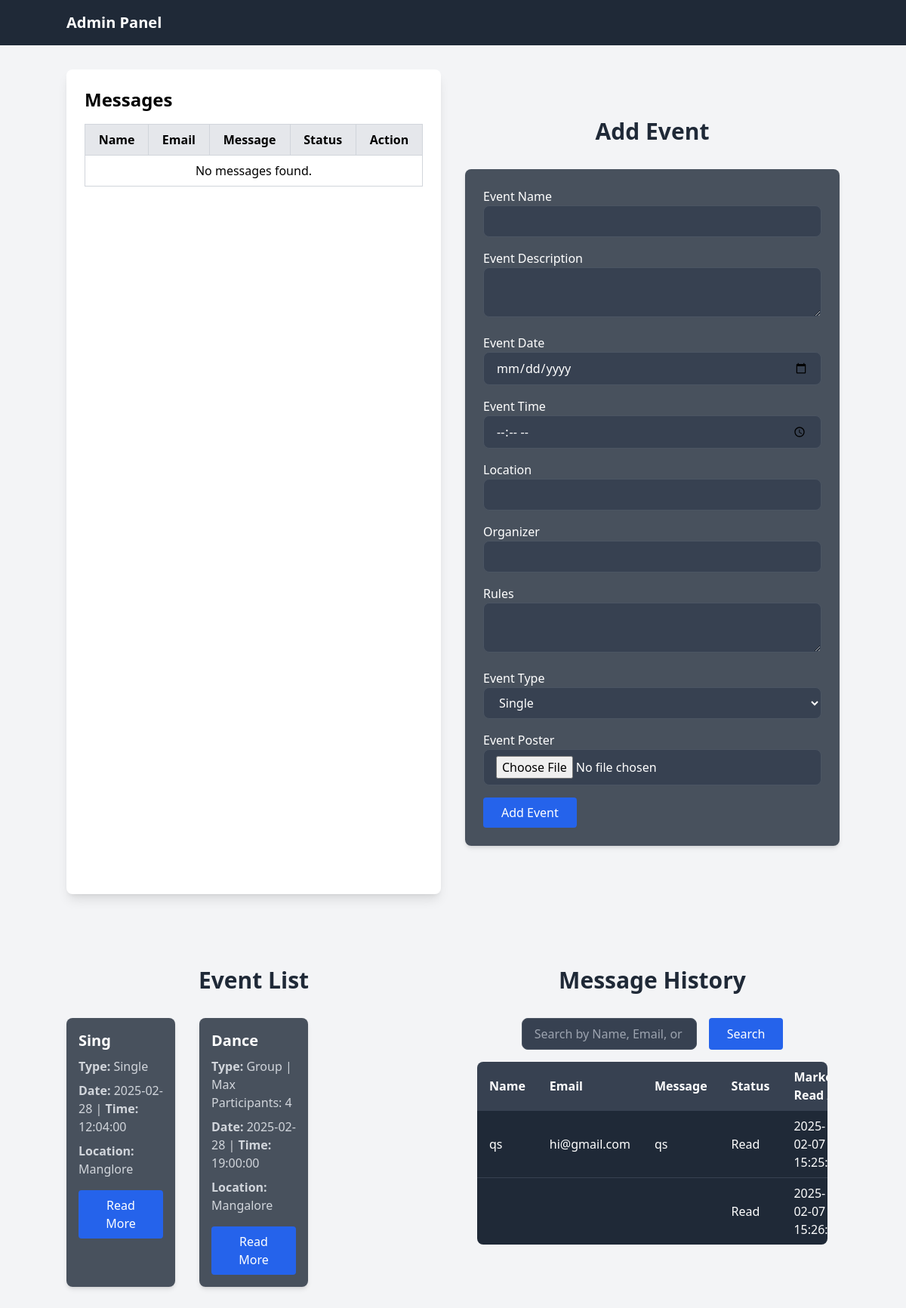
The app's page /admin/index.php with its own data.
### tables this page shows
CREATE TABLE `Events` (
  `EventID` int(11) NOT NULL,
  `EventName` varchar(150) NOT NULL,
  `EventDescription` text NOT NULL,
  `EventDate` date NOT NULL,
  `EventTime` time NOT NULL,
  `Location` varchar(255) DEFAULT NULL,
  `Organizer` varchar(100) DEFAULT NULL,
  `CreatedAt` timestamp NOT NULL DEFAULT current_timestamp(),
  `rules` text DEFAULT NULL,
  `EventType` enum('Single','Group') NOT NULL DEFAULT 'Single',
  `MaxParticipants` int(11) DEFAULT NULL
);

CREATE TABLE `history` (
  `id` int(11) NOT NULL,
  `name` varchar(255) NOT NULL,
  `email` varchar(255) NOT NULL,
  `message` text NOT NULL,
  `status` varchar(50) NOT NULL,
  `marked_read_at` timestamp NOT NULL DEFAULT current_timestamp()
);

### admin/index.php (the view, shortened to what this page needs)
<!DOCTYPE html>
<html lang="en">
<head>
    <script src="https://cdn.tailwindcss.com"></script>
</head>
<body class="bg-gray-100">
    <header class="bg-gray-800 text-white py-4">
        <div class="container mx-auto flex justify-between items-center">
            <h1 class="text-xl font-bold">Admin Panel</h1>
        </div>
    </header>
    <div class="container mx-auto py-8">
        <div class="grid grid-cols-1 lg:grid-cols-2 gap-8">
            <section class="bg-white rounded-lg shadow-lg p-6">
                <h2 class="text-2xl font-bold mb-4">Messages</h2>
                <div class="overflow-x-auto">
                    <table class="table-auto w-full border-collapse border border-gray-300">
                        <thead>
                            <tr class="bg-gray-200">
                                <th class="border border-gray-300 px-4 py-2">Name</th>
                                <th class="border border-gray-300 px-4 py-2">Email</th>
                                <th class="border border-gray-300 px-4 py-2">Message</th>
                                <th class="border border-gray-300 px-4 py-2">Status</th>
                                <th class="border border-gray-300 px-4 py-2">Action</th>
                            </tr>
                        </thead>
                        <tbody>
                            <?php
                            $con = Connect_Database();
                            $query = "SELECT id, name, email, message, status FROM contact_messages";
                            $result = mysqli_query($con, $query);
                            if ($result && mysqli_num_rows($result) > 0) {
                                while ($row = mysqli_fetch_assoc($result)) {
                                    echo "<tr>
                                            <td class='border border-gray-300 px-4 py-2'>" . htmlspecialchars($row['name']) . "</td>
                                            <td class='border border-gray-300 px-4 py-2'>" . htmlspecialchars($row['email']) . "</td>
                                            <td class='border border-gray-300 px-4 py-2'>" . htmlspecialchars($row['message']) . "</td>
                                            <td class='border border-gray-300 px-4 py-2'>" . htmlspecialchars($row['status']) . "</td>
                                            <td class='border border-gray-300 px-4 py-2 text-center'>
                                                <form action='./serverScriptAdmin/Handling.php' method='post'>
                                                    <input type='hidden' name='message_id' value='" . $row['id'] . "'>
                                                    <button type='submit' name='status' value='Read' class='bg-green-600 text-white px-4 py-1 rounded hover:bg-green-700'>Mark Read</button>
                                                </form>
                                            </td>
                                          </tr>";
                                }
                            } else {
                                echo "<tr><td colspan='5' class='border border-gray-300 px-4 py-2 text-center'>No messages found.</td></tr>";
                            }
                            ?>
                        </tbody>
                    </table>
                </div>
            </section>
            <section id="add-event" class="container mx-auto py-16">
    <h2 class="text-3xl font-bold text-center text-gray-800 mb-8">Add Event</h2>
    <form method="POST" action="./serverScriptAdmin/Handling.php" enctype="multipart/form-data" class="max-w-lg mx-auto bg-gray-800 bg-opacity-80 p-6 shadow-md rounded-lg">
        <div class="mb-4">
            <label for="event_name" class="block text-white">Event Name</label>
            <input type="text" id="event_name" name="event_name" class="w-full px-4 py-2 border border-gray-600 rounded-lg bg-gray-700 text-white focus:ring-2 focus:ring-blue-500" required>
        </div>
        <div class="mb-4">
            <label for="event_description" class="block text-white">Event Description</label>
            <textarea id="event_description" name="event_description" class="w-full px-4 py-2 border border-gray-600 rounded-lg bg-gray-700 text-white focus:ring-2 focus:ring-blue-500" required></textarea>
        </div>
        <div class="mb-4">
            <label for="event_date" class="block text-white">Event Date</label>
            <input type="date" id="event_date" name="event_date" class="w-full px-4 py-2 border border-gray-600 rounded-lg bg-gray-700 text-white focus:ring-2 focus:ring-blue-500" required>
        </div>
        <div class="mb-4">
            <label for="event_time" class="block text-white">Event Time</label>
            <input type="time" id="event_time" name="event_time" class="w-full px-4 py-2 border border-gray-600 rounded-lg bg-gray-700 text-white focus:ring-2 focus:ring-blue-500" required>
        </div>
        <div class="mb-4">
            <label for="location" class="block text-white">Location</label>
            <input type="text" id="location" name="location" class="w-full px-4 py-2 border border-gray-600 rounded-lg bg-gray-700 text-white focus:ring-2 focus:ring-blue-500" required>
        </div>
        <div class="mb-4">
            <label for="organizer" class="block text-white">Organizer</label>
            <input type="text" id="organizer" name="organizer" class="w-full px-4 py-2 border border-gray-600 rounded-lg bg-gray-700 text-white focus:ring-2 focus:ring-blue-500" required>
        </div>
        <div class="mb-4">
            <label for="rules" class="block text-white">Rules</label>
            <textarea id="rules" name="rules" class="w-full px-4 py-2 border border-gray-600 rounded-lg bg-gray-700 text-white focus:ring-2 focus:ring-blue-500"></textarea>
        </div>
        <div class="mb-4">
            <label for="event_type" class="block text-white">Event Type</label>
            <select id="event_type" name="event_type" class="w-full px-4 py-2 border border-gray-600 rounded-lg bg-gray-700 text-white focus:ring-2 focus:ring-blue-500" onchange="toggleMaxParticipants()" required>
                <option value="Single">Single</option>
            </select>
        </div>
        <div class="mb-4">
            <label for="event_poster" class="block text-white">Event Poster</label>
            <input type="file" id="event_poster" name="event_poster" accept="image/*" class="w-full px-4 py-2 border border-gray-600 rounded-lg bg-gray-700 text-white focus:ring-2 focus:ring-blue-500" required onchange="previewPoster()">
        </div>
        <button type="submit" name="add_event" class="bg-blue-600 text-white px-6 py-2 rounded hover:bg-blue-700">Add Event</button>
    </form>
</section>
<section id="view-events" class="container mx-auto py-16">
    <h2 class="text-3xl font-bold text-center text-gray-800 mb-8">Event List</h2>
    <div class="grid grid-cols-1 sm:grid-cols-2 lg:grid-cols-3 gap-8">
        <?php
        $con = Connect_Database();
        $query = "SELECT * FROM Events ORDER BY CreatedAt DESC";
        $result = mysqli_query($con, $query);
        while ($row = mysqli_fetch_assoc($result)) {
            $eventType = $row['EventType'];
            $maxParticipants = $eventType === 'Group' ? " | Max Participants: {$row['MaxParticipants']}" : "";
            echo "
            <div class='bg-gray-800 bg-opacity-80 shadow-md rounded-lg overflow-hidden'>
                <div class='p-4'>
                    <h3 class='text-xl font-bold text-white'>{$row['EventName']}</h3>
                    <p class='mt-2 text-gray-300'><strong>Type:</strong> {$eventType}{$maxParticipants}</p>
                    <p class='mt-2 text-gray-300'><strong>Date:</strong> {$row['EventDate']} | <strong>Time:</strong> {$row['EventTime']}</p>
                    <p class='mt-2 text-gray-300'><strong>Location:</strong> {$row['Location']}</p>
                    <button onclick=\"viewDetails({$row['EventID']})\" class='mt-4 bg-blue-600 text-white px-4 py-2 rounded hover:bg-blue-700'>Read More</button>
                </div>
            </div>
            ";
        }
        ?>
    </div>
</section>
            <section class="container mx-auto py-16 px-4">
                <h2 class="text-3xl font-bold text-center mb-8 text-gray-800">Message History</h2>
                <div class="mb-4 flex justify-center">
                    <input
                        type="text"
                        id="search"
                        class="w-1/2 px-4 py-2 border border-gray-600 rounded-lg bg-gray-700 text-white focus:ring-2 focus:ring-blue-500"
                        placeholder="Search by Name, Email, or Message">
                    <button
                        onclick="searchHistory()"
                        class="ml-4 bg-blue-600 text-white px-6 py-2 rounded hover:bg-blue-700">
                        Search
                    </button>
                </div>
                <div id="historyTable" class="overflow-x-auto bg-gray-800 rounded-lg">
                    <table class="table-auto w-full text-left text-white">
                        <thead class="bg-gray-700">
                            <tr>
                                <th class="px-4 py-2">Name</th>
                                <th class="px-4 py-2">Email</th>
                                <th class="px-4 py-2">Message</th>
                                <th class="px-4 py-2">Status</th>
                                <th class="px-4 py-2">Marked Read At</th>
                            </tr>
                        </thead>
                        <tbody id="historyData">
                            <?php
                            $con = Connect_Database();
                            $historyQuery = "SELECT * FROM history";
                            $historyResult = mysqli_query($con, $historyQuery);
                            while ($row = mysqli_fetch_assoc($historyResult)) {
                                echo "<tr class='border-t border-gray-700'>";
                                echo "<td class='px-4 py-2'>" . htmlspecialchars($row['name']) . "</td>";
                                echo "<td class='px-4 py-2'>" . htmlspecialchars($row['email']) . "</td>";
                                echo "<td class='px-4 py-2'>" . htmlspecialchars($row['message']) . "</td>";
                                echo "<td class='px-4 py-2'>" . htmlspecialchars($row['status']) . "</td>";
                                echo "<td class='px-4 py-2'>" . htmlspecialchars($row['marked_read_at']) . "</td>";
                                echo "</tr>";
                            }
                            ?>
                        </tbody>
                    </table>
                </div>
            </section>
        </div>
    </div>
</body>
</html>

### records on screen
events: EventName "Sing", EventType "Single", EventDate "2025-02-28", EventTime "12:04:00", Location "Manglore"
events: EventName "Dance", EventType "Group", maxParticipants "| Max Participants: 4", EventDate "2025-02-28", EventTime "19:00:00", Location "Mangalore"
history: name "qs", email "hi@gmail.com", message "qs", status "Read", marked_read_at "2025-02-07…"
history: status "Read", marked_read_at "2025-02-07…"
